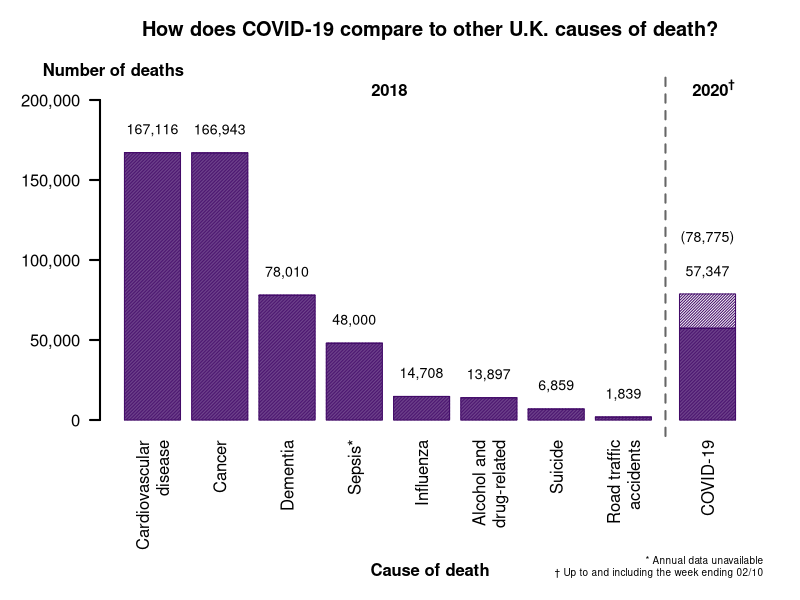
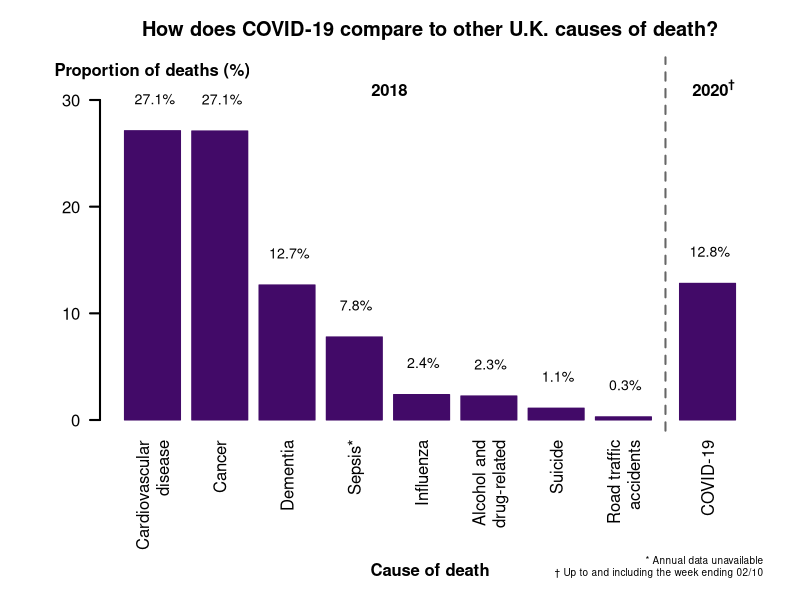
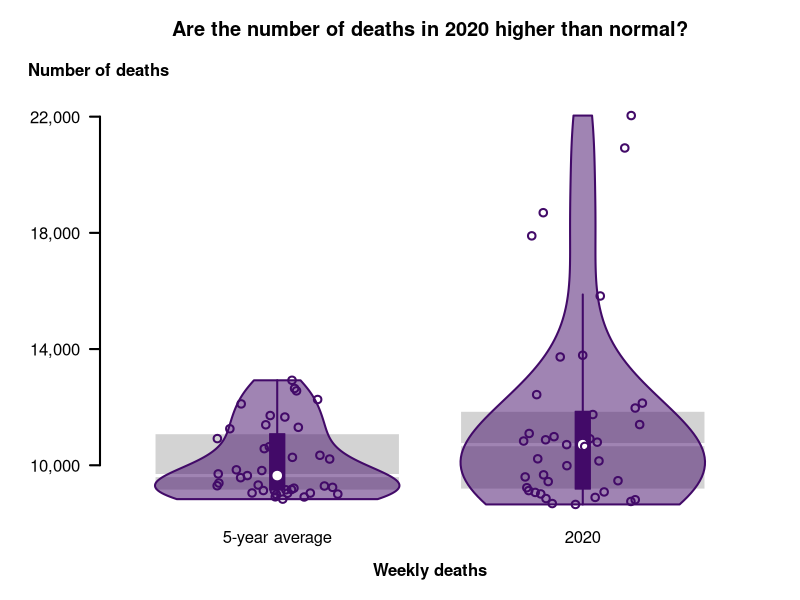
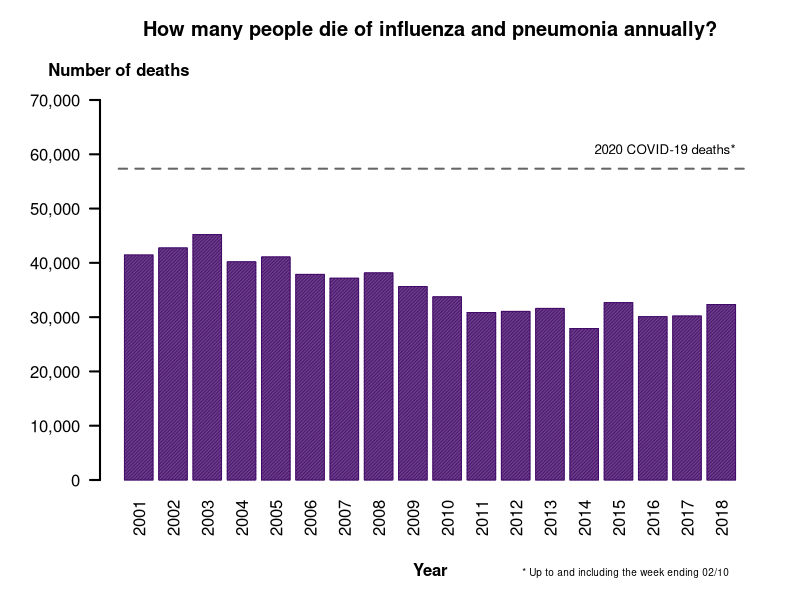
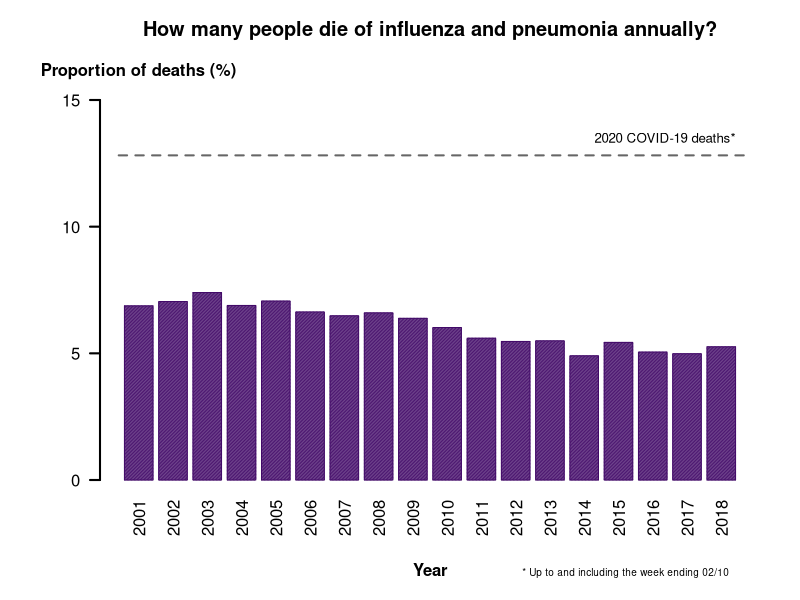

These charts were generated, in order, by the following R code:
## ---- chunk 1
library(readxl)
library(viridis)
library(vioplot)
## ---- chunk 2
options("scipen"=100, "digits"=4)
## ---- chunk 3
uk <- read_excel(path = "CausesOfDeath.xlsx", sheet = "UK")
uk
## ---- chunk 4
all.deaths.2018 <-  614690
covid.death.rate <- uk[nrow(uk),4]
guesstimated.covid.deaths <- unlist(all.deaths.2018 * covid.death.rate)
names(guesstimated.covid.deaths) <- "Guesstimated COVID-19 deaths"
additional.covid.deaths <- unlist(guesstimated.covid.deaths-uk[nrow(uk),3])
names(additional.covid.deaths) <- "Additional COVID-19 deaths"
additional.covid.deaths
guesstimated.covid.deaths
## ---- chunk 5
number.of.deaths <- matrix(data = c(uk$`Number of deaths`,c(rep(x = 0, times = nrow(uk)-1),additional.covid.deaths)), nrow = 2, byrow = TRUE)
colnames(number.of.deaths) <- uk$`Cause of death`
colnames(number.of.deaths)[3:4] <- c("Dementia","Sepsis*")
number.of.deaths
## ---- chunk 6
space <- c(rep(x = 0.2, times = nrow(uk)-1),0.5)
bp <- barplot(height = number.of.deaths, space = space, plot = FALSE)
pal <- inferno(n = 2, begin = 0.2, end = 0.7)
col <- pal[1]
y.num <- seq(0,200000,50000)
ylim.num <- range(y.num)
y.labels <- prettyNum(x = y.num, big.mark = ",", )
y.labels[3] <- "100,000"
y.labels[5] <- "200,000"
x.labels <- colnames(number.of.deaths)
x.labels[1] <- "Cardiovascular\ndisease"
x.labels[6] <- "Alcohol and\ndrug-related"
x.labels[8] <- "Road traffic\naccidents"
v <- mean(x = bp[8:9])
text.lab.num <- prettyNum(x = number.of.deaths[1,], big.mark = ",")
text.lab.num[length(text.lab.num)] <- ""
text.lab.num.covid <- c(number.of.deaths[1,ncol(number.of.deaths)],guesstimated.covid.deaths)
text.lab.num.covid.lab <- prettyNum(x = round(x = c(number.of.deaths[1,ncol(number.of.deaths)],guesstimated.covid.deaths), digits = 0), big.mark = ",")
text.lab.num.covid.lab[2] <- paste0("(",text.lab.num.covid.lab[2],")")
superscript <- expression(bold(paste("2020"^"†", sep = "")))
footnotes <- "* Annual data unavailable\n† Up to and including the week ending 02/10"
## ---- chunk 7
par(mar = c(9,5,5,2))
barplot(height = number.of.deaths, space = space, col = col, density = c(100,50), border = col, axes = FALSE, las = 2, names.arg = x.labels, ylim = ylim.num)
# axis(side = 1, at = bp, labels = x.labels, tick = FALSE, lty = 0, las = 2)
axis(side = 2, at = y.num, labels = y.labels, las = 1, lwd = 2, lwd.ticks = 2)
mtext(text = "Number of deaths", side = 3, at = 0, line = 1, font = 2)
mtext(text = "Cause of death", side = 1, line = 7, font = 2)
mtext(text = "How does COVID-19 compare to other U.K. causes of death?", side = 3, line = 3, font = 2, cex = 1.2)
text(x = bp, y = number.of.deaths[1,1:ncol(number.of.deaths)]+14000, labels = text.lab.num, xpd = TRUE, cex = 0.85)
text(x = bp[length(bp)], y = text.lab.num.covid+35000, labels = text.lab.num.covid.lab, xpd = TRUE, cex = 0.85)
lines(x = c(v,v), y = c(-10000,215000), lwd = 2, lty = 2, col = "grey40", xpd = TRUE)
mtext(text = "2018", side = 3, line = 0, at = v/2, cex = 1., font = 2)
mtext(text = superscript, side = 3, line = 0, at = bp[length(bp)]+0.1, cex = 1, font = 2)
mtext(text = footnotes, side = 1, line = 7, at = bp[length(bp)]+1, xpd = TRUE, cex = 0.6, adj = 1)
## ---- chunk 8
ylim <- c(0,0.3)
y.rate <- seq(0,30,10)
text.lab.rate <- round(x = uk$`Percentage of total deaths`*100, digits = 1)
text.lab.rate <- paste0(text.lab.rate,"%")
## ---- chunk 9
par(mar = c(9,5,5,2))
bp <- barplot(height = uk$`Percentage of total deaths`, space = space, col = col, border = col, axes = FALSE, las = 2, names.arg = x.labels, ylim = ylim)
axis(side = 2, at = y.rate/100, labels = y.rate, las = 1, lwd = 2, lwd.ticks = 2)
mtext(text = "Proportion of deaths (%)", side = 3, at = 0.7, line = 1, font = 2)
mtext(text = "Cause of death", side = 1, line = 7, font = 2)
mtext(text = "How does COVID-19 compare to other U.K. causes of death?", side = 3, line = 3, font = 2, cex = 1.2)
lines(x = c(v,v), y = c(-0.01,0.34), lwd = 2, lty = 2, col = "grey40", xpd = TRUE)
text(x = bp, y = uk$`Percentage of total deaths`+0.03, labels = text.lab.rate, xpd = TRUE, cex = 0.85, adj = 0.44)
mtext(text = "2018", side = 3, line = 0, at = v/2, cex = 1., font = 2)
mtext(text = superscript, side = 3, line = 0, at = bp[length(bp)]+0.1, cex = 1, font = 2)
mtext(text = footnotes, side = 1, line = 7, at = bp[length(bp)]+1, xpd = TRUE, cex = 0.6, adj = 1)
## ---- chunk 10
weekly <- read_excel(path = "CausesOfDeath.xlsx", sheet = "Weekly deaths")
weekly
## ---- chunk 11
total.deaths.2020 <- sum(weekly$`Estimated total death occurrences`[1:39])
total.deaths.ave <- sum(weekly$`Average occurrences in previous 5 years`[1:39])
excess.deaths <- total.deaths.2020-total.deaths.ave
deaths.2020 <- c(total.deaths.ave, total.deaths.2020)
deaths.2020
## ---- chunk 12
x <- weekly$`Week number`[1:39]
y <- weekly$`Estimated total death occurrences`[1:39]
y.upper <- weekly$`Upper 95% confidence interval of estimate`[1:39]
y.lower <- weekly$`Lower 95% confidence interval of estimate`[1:39]
xx = c(x, rev(x))
yy = c(y.upper, rev(y.lower))
y.average <- weekly$`Average occurrences in previous 5 years`[1:39]
## ---- chunk 13
y.num <- seq(10000, 22000, 4000)
y.labels <- prettyNum(x = y.num, big.mark = ",")
pal2 <- inferno(n = 2, alpha = 0.5, begin = 0.2, end = 0.8)
col2 <- pal2[1]
## ---- chunk 14
range(y.average)
range(y)
## ---- chunk 15
par(mar = c(4,5,5,2))
boxplot(x = cbind(y.average,y), border = "white", axes = FALSE)
vioplot(x = cbind(y.average,y), lineCol = col, col = col2, rectCol = col, border = col, lwd = 2, add = TRUE, axes = FALSE)
stripchart(x = data.frame(y.average,y), vertical = TRUE, add = TRUE, method = "jitter", jitter = 0.2, pch = 1, col = col, lwd = 2)
axis(side = 1, at = 1:2, labels = c("5-year average","2020"), tick = FALSE, line = FALSE, padj = -1)
mtext(text = "Weekly deaths", side = 1, line = 2, font = 2)
axis(side = 2, at = y.num, labels = y.labels, las = 2, lwd = 2)
mtext(text = "Number of deaths", side = 3, line = 1, font = 2, at = 0, adj = -0.4)
mtext(text = "Are the number of deaths in 2020 higher than normal?", side = 3, line = 3, font = 2, cex = 1.2)
## ---- chunk 16
flu <- read_excel(path = "CausesOfDeath.xlsx", sheet = "Annual flu deaths")
flu
## ---- chunk 17
flu.ma <- as.matrix(t(flu[,2]))
## ---- chunk 18
covid.deaths <- uk[nrow(uk),3]
flu.death.diff <- unlist(sapply(X = flu.ma[1,], FUN = function(X) covid.deaths-X))
names(flu.death.diff) <- 2001:2018
flu.death.diff
range(flu.death.diff)
## ---- chunk 19
bp <- barplot(height = flu.ma, plot = FALSE)
y.num <- seq(0,70000,10000)
y.labels <- prettyNum(x = y.num, big.mark = ",")
## ---- chunk 20
par(mar = c(6,5,5,2))
barplot(height = flu.ma, col = col, border = col, density = c(100,50), axes = FALSE, ylim = range(y.num))
axis(side = 1, at = bp, labels = flu$Year, las = 2, tick = FALSE, line = FALSE)
axis(side = 2, at = y.num, labels = y.labels, las = 1, lwd = 2)
# abline(h = uk[nrow(uk),3], lwd = 2, lty = 2)
lines(x = c(0,bp[length(bp)]+0.8), y = c(uk[nrow(uk),3],uk[nrow(uk),3]), lwd = 2, lty = 2, col = "grey40")
mtext(text = "Number of deaths", side = 3, line = 1, font = 2, at = 0)
mtext(text = "Year", side = 1, line = 4, font = 2)
mtext(text = "How many people die of influenza and pneumonia annually?", side = 3, line = 3, font = 2, cex = 1.2)
text(x = bp[length(bp)], y = 60000, labels = "2020 COVID-19 deaths*", adj = c(0.9,0), cex = 0.8)
# text(x = bp[length(bp)], y = -26000, labels = "* Up to and including the week ending 02/10", adj = c(0.95,0), cex = 0.6, xpd = TRUE)
mtext(text = "* Up to and including the week ending 02/10", side = 1, line = 4, at = bp[length(bp)]+1, xpd = TRUE, cex = 0.6, adj = 1.1)
## ---- chunk 21
flu.ma <- as.matrix(t(flu[,5]))
## ---- chunk 22
range(flu.ma)*100
## ---- chunk 23
bp <- barplot(height = flu.ma, plot = FALSE)
y.num <- seq(0,0.15,0.05)
y.labels <- prettyNum(x = y.num * 100, big.mark = ",")
## ---- chunk 24
par(mar = c(6,5,5,2))
barplot(height = flu.ma, col = col, border = col, density = c(100,50), axes = FALSE, ylim = range(y.num))
axis(side = 1, at = bp, labels = flu$Year, las = 2, tick = FALSE, line = FALSE)
axis(side = 2, at = y.num, labels = y.labels, las = 1, lwd = 2)
# abline(h = uk[nrow(uk),3], lwd = 2, lty = 2)
lines(x = c(0,bp[length(bp)]+0.8), y = rep(covid.death.rate,2), lwd = 2, lty = 2, col = "grey40")
mtext(text = "Proportion of deaths (%)", side = 3, line = 1, font = 2, at = 0.7)
mtext(text = "Year", side = 1, line = 4, font = 2)
mtext(text = "How many people die of influenza and pneumonia annually?", side = 3, line = 3, font = 2, cex = 1.2)
text(x = bp[length(bp)], y = covid.death.rate+0.005, labels = "2020 COVID-19 deaths*", adj = c(0.9,0), cex = 0.8)
# text(x = bp[length(bp)], y = -26000, labels = "* Up to and including the week ending 02/10", adj = c(0.95,0), cex = 0.6, xpd = TRUE)
mtext(text = "* Up to and including the week ending 02/10", side = 1, line = 4, at = bp[length(bp)]+1, xpd = TRUE, cex = 0.6, adj = 1.1)
